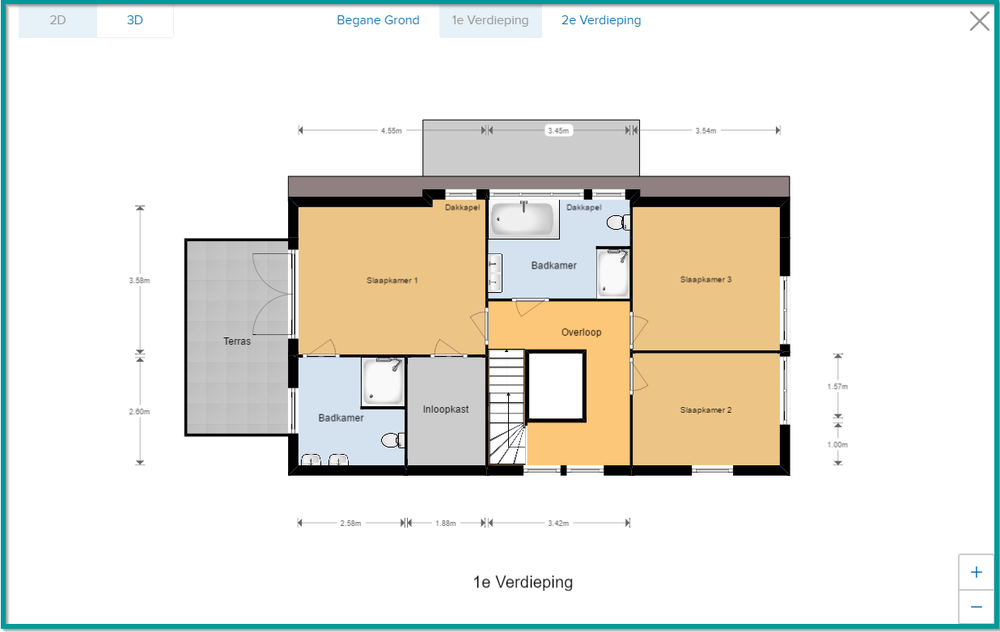
#> input picture Foto1-1.png, 1000 x 632 px, shrunk from 1236 x 781 before the run, found by its file name
$ python 'Versie 2 multiple points.py'
#> lines starting #> are read from the running program, lines starting #| are printed output that depends on the picture; after the words box and inside, x2 and y2 are one past the last pixel; in counts of white or black regions, pixels touching at a corner belong together
import cv2
import numpy as np
import matplotlib.pyplot as plt
import networkx as nx

# Load the image
image_path = r"C:\Users\Barte van der Zijden\Downloads\Foto1-1.png"  # Update the path as necessary
img = cv2.imread(image_path, cv2.IMREAD_GRAYSCALE)
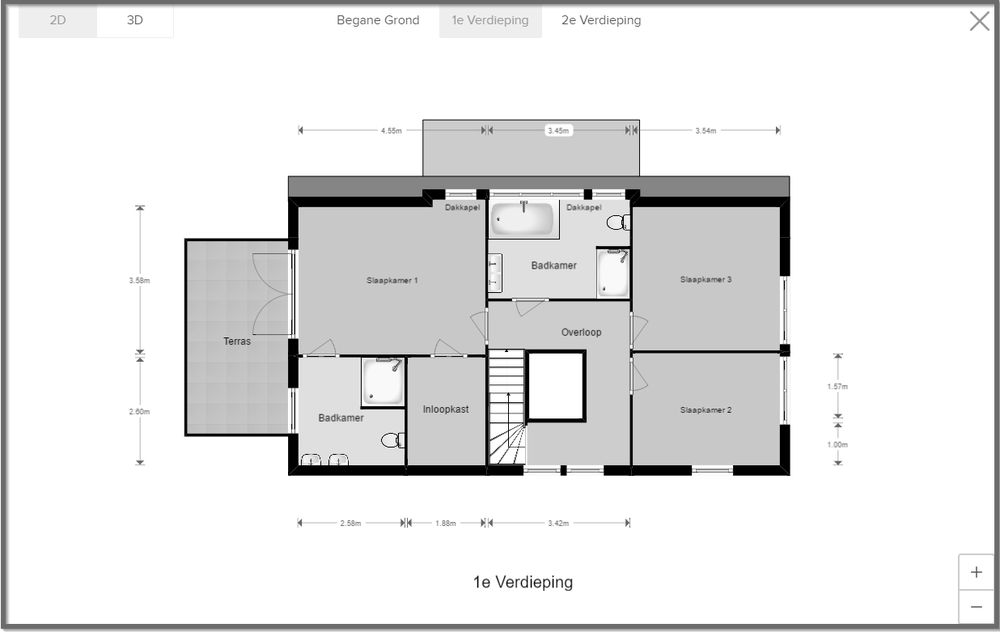
#> img: shape (632, 1000); min 0, max 255, mean 229

if img is None:
    print("Error loading the image!")
    exit()

print(f"Image shape: {img.shape}")  # Debugging step
#| Image shape: (632, 1000)

# Use adaptive thresholding with a finer block size and constant value to detect walls better
thresholded = cv2.adaptiveThreshold(img, 255, cv2.ADAPTIVE_THRESH_GAUSSIAN_C, cv2.THRESH_BINARY_INV, 11, 2)
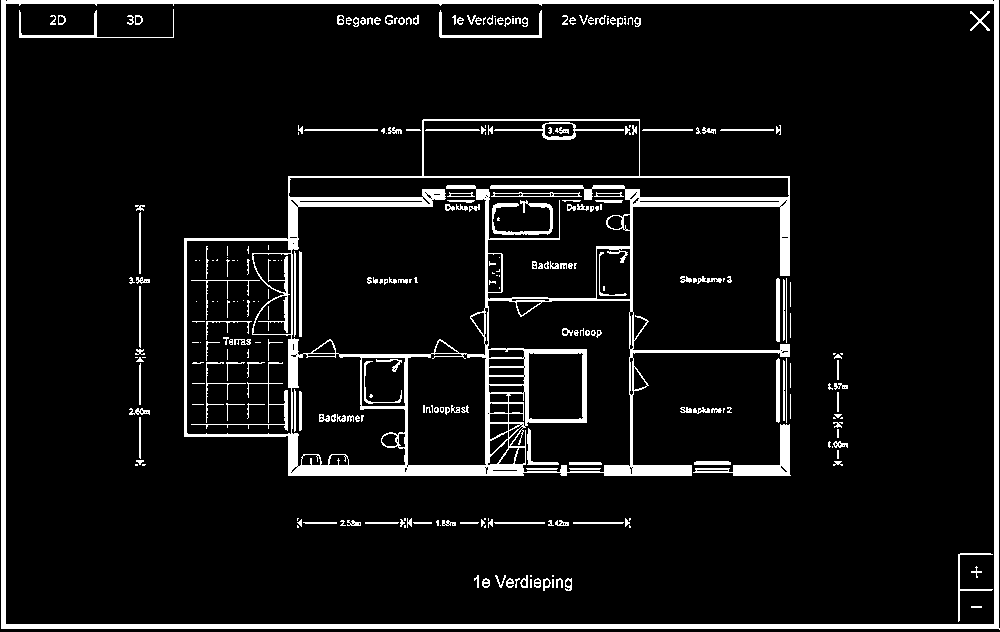
#> thresholded: shape (632, 1000); 7.9% white; 293 white regions (113 under 20 px), largest, box (x1, y1, x2, y2) and area: (184, 119, 790, 476) 20728, (1, 0, 1000, 630) 15198, (693, 424, 791, 476) 1167

# Optionally, use Canny edge detection to better identify edges (walls)
edges = cv2.Canny(img, 50, 150)
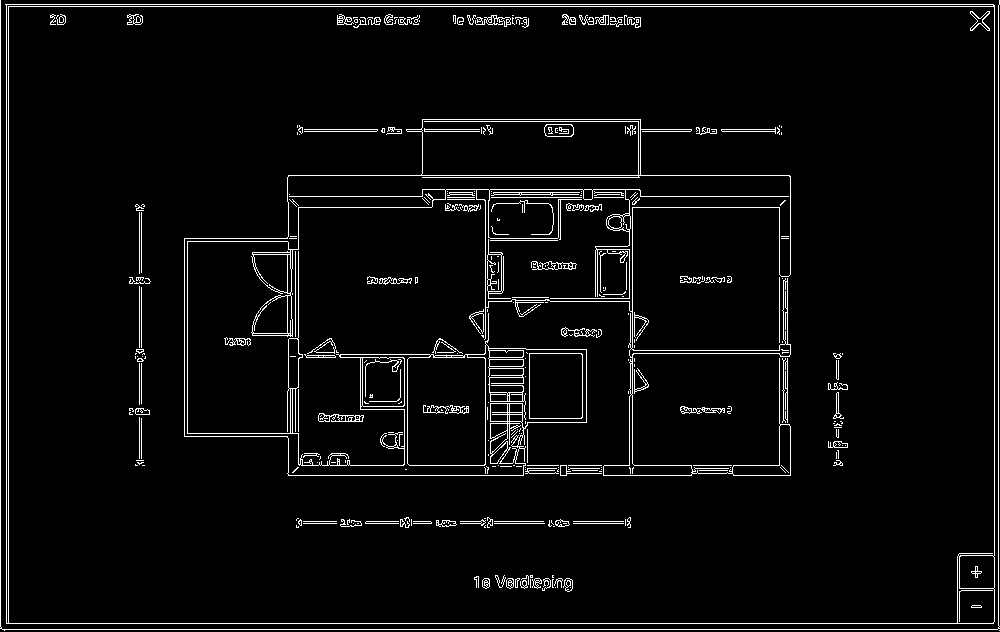
#> edges: shape (632, 1000); 4.2% white in thin lines or dots

# You can use either 'thresholded' or 'edges' below, depending on which works better
kernel = np.ones((3, 3), np.uint8)
eroded = cv2.erode(thresholded, kernel, iterations=1)
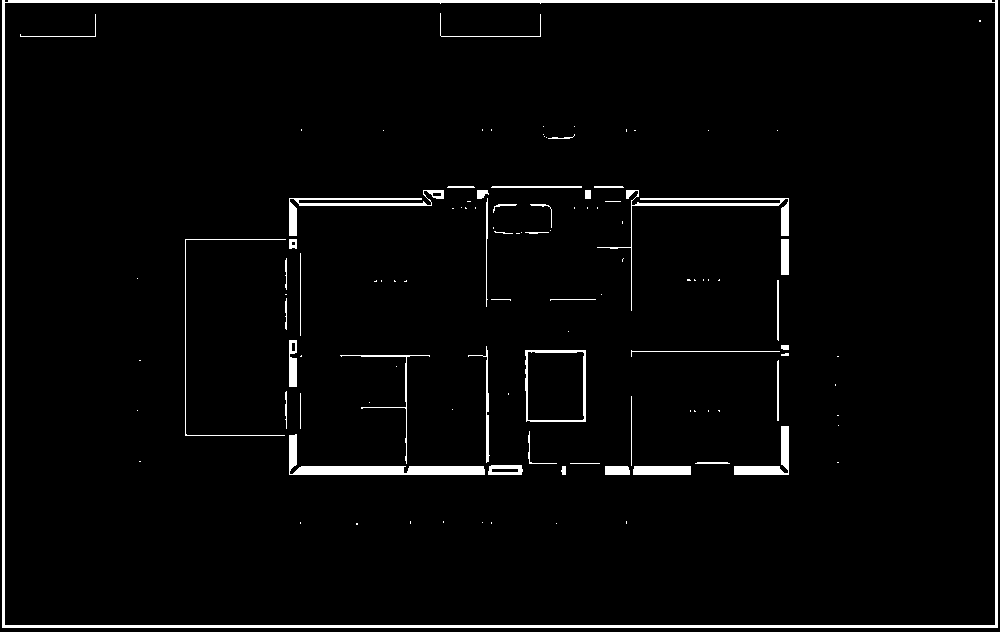
#> eroded: shape (632, 1000); 3.2% white; 112 white regions (67 under 20 px), largest, box (x1, y1, x2, y2) and area: (2, 0, 998, 628) 9698, (289, 434, 485, 475) 1942, (597, 190, 789, 311) 1216

# Apply dilation to restore thicker walls after erosion
dilated = cv2.dilate(eroded, kernel, iterations=2)
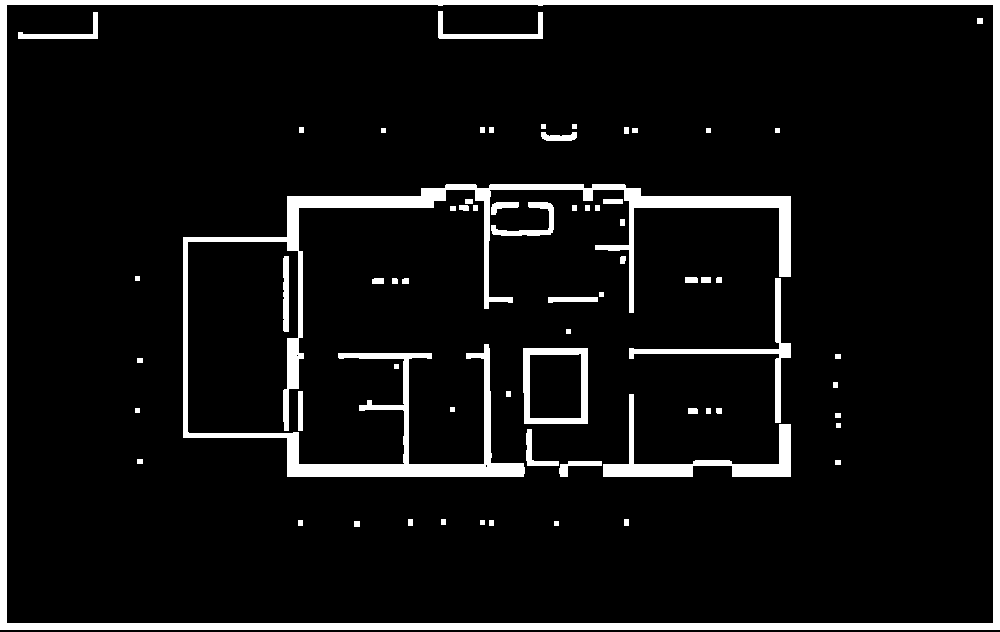
#> dilated: shape (632, 1000); 7.9% white; 67 white regions, largest, box (x1, y1, x2, y2) and area: (0, 0, 1000, 630) 20662, (183, 184, 791, 477) 17241, (603, 394, 791, 477) 2997

# Display the cleaned-up image
plt.imshow(dilated, cmap='gray', vmin=0, vmax=255)
plt.title('Cleaned-up Image (Thick walls only)')

print("Click multiple points, double-click to finish")

#> (the run stopped early here; a loop or call above may not have finished)

$ run again, with Platt_test_1.png copied over Foto1-1.png
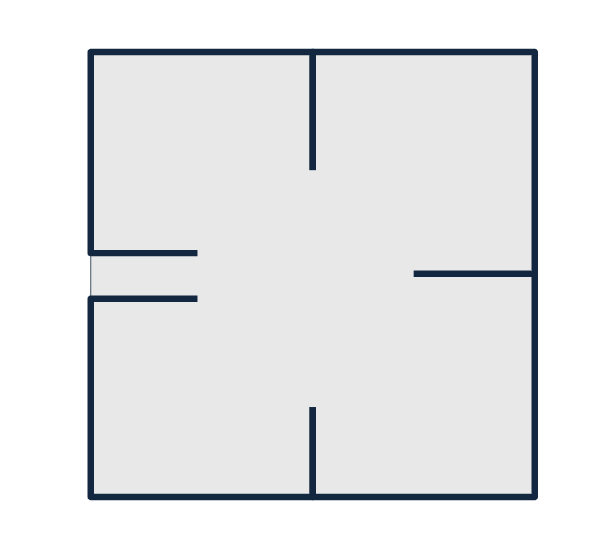
#> input picture Platt_test_1.png, 594 x 549 px, found by its file name
#| Image shape: (549, 594)
#> `thresholded = cv2.adaptiveThreshold(img, 255, cv2.ADAPTIVE_THRESH_GAUS..`:
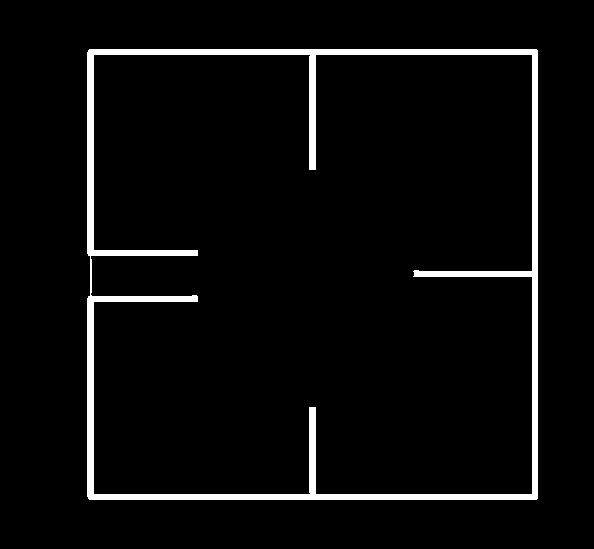
#> thresholded: shape (549, 594); 4.4% white; 1 white region, box (x1, y1, x2, y2) and area: (87, 49, 538, 500) 14280
#> edges: shape (549, 594); 1.4% white in thin lines or dots, all inside (x1, y1, x2, y2) = (87, 48, 538, 501)
#> eroded: shape (549, 594); 3% white; 1 white region, box (x1, y1, x2, y2) and area: (88, 50, 537, 499) 9651
#> `dilated = cv2.dilate(eroded, kernel, iterations=2)`:
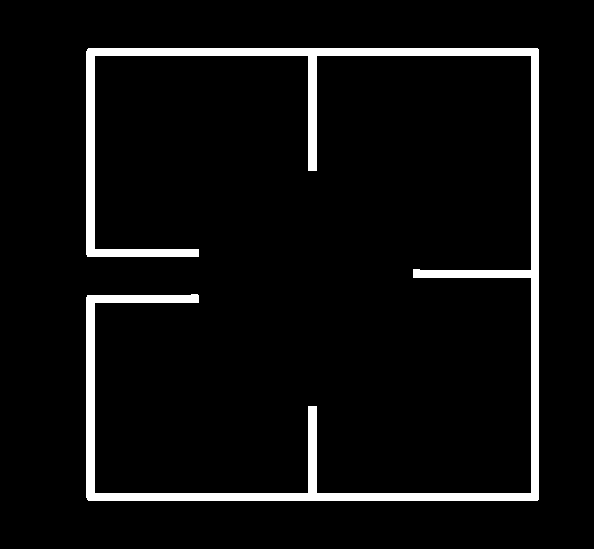
#> dilated: shape (549, 594); 5.8% white; 1 white region, box (x1, y1, x2, y2) and area: (86, 48, 539, 501) 18761

$ run again, with example2.png copied over Foto1-1.png
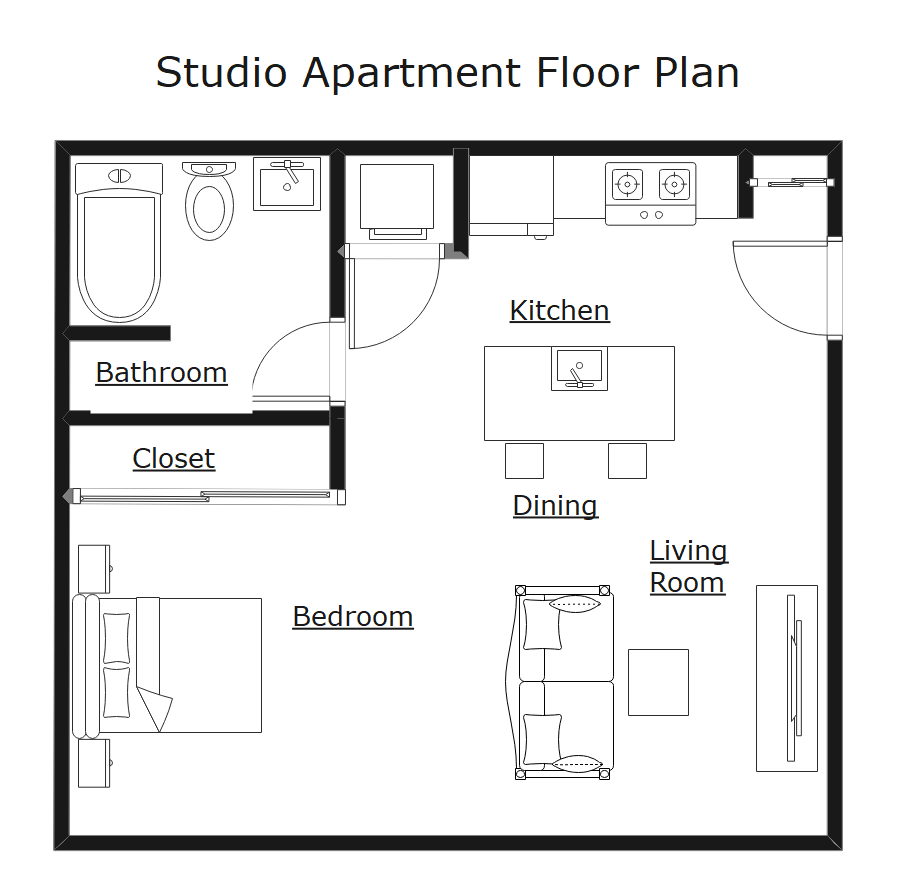
#> input picture example2.png, 899 x 889 px, found by its file name
#| Image shape: (889, 899)
#> `thresholded = cv2.adaptiveThreshold(img, 255, cv2.ADAPTIVE_THRESH_GAUS..`:
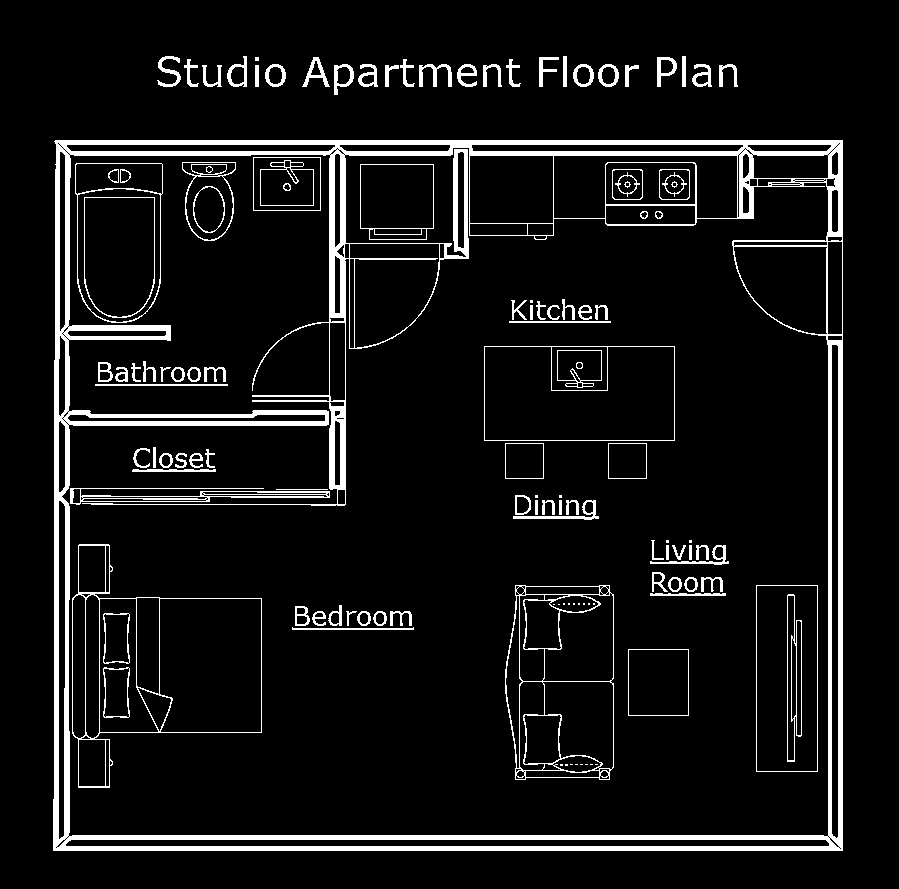
#> thresholded: shape (889, 899); 7.9% white; 130 white regions (23 under 20 px), largest, box (x1, y1, x2, y2) and area: (53, 140, 843, 851) 40609, (505, 585, 614, 780) 2150, (72, 544, 262, 788) 1840
#> edges: shape (889, 899); 4.9% white in thin lines or dots, all inside (x1, y1, x2, y2) = (53, 55, 844, 851)
#> eroded: shape (889, 899); 2.9% white; 217 white regions (171 under 20 px), largest, box (x1, y1, x2, y2) and area: (54, 145, 839, 850) 8557, (56, 141, 842, 236) 5021, (828, 341, 842, 847) 2554
#> `dilated = cv2.dilate(eroded, kernel, iterations=2)`:
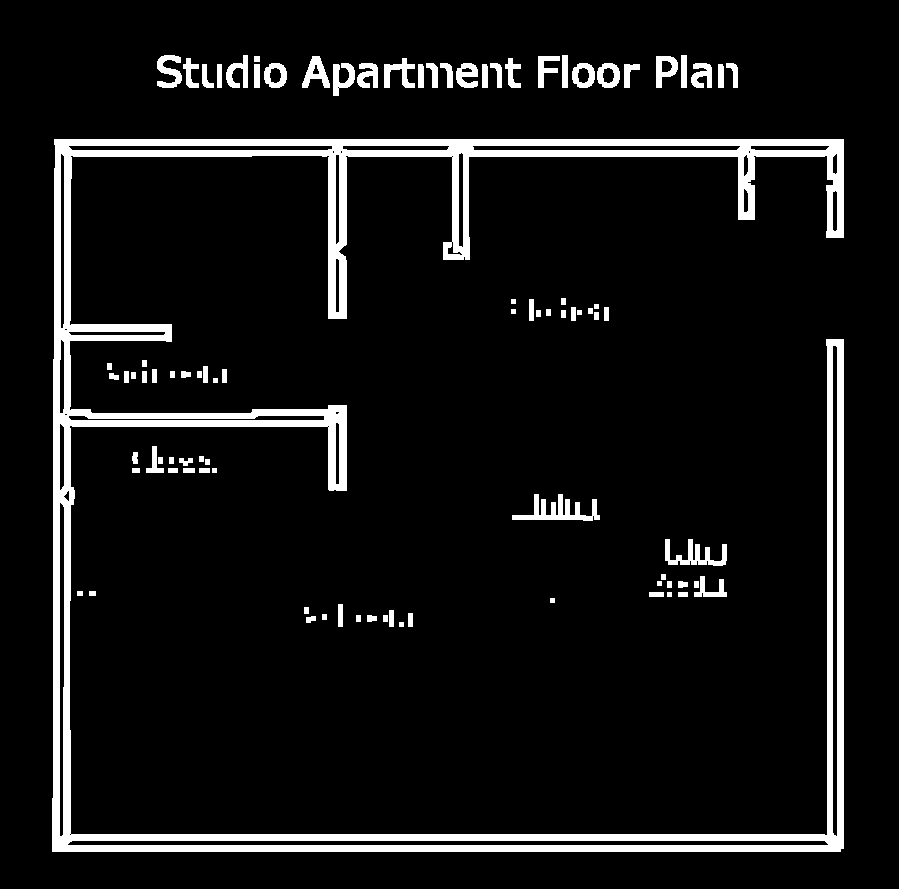
#> dilated: shape (889, 899); 8% white; 92 white regions, largest, box (x1, y1, x2, y2) and area: (52, 139, 844, 852) 51189, (512, 494, 600, 521) 1020, (665, 539, 727, 566) 742
